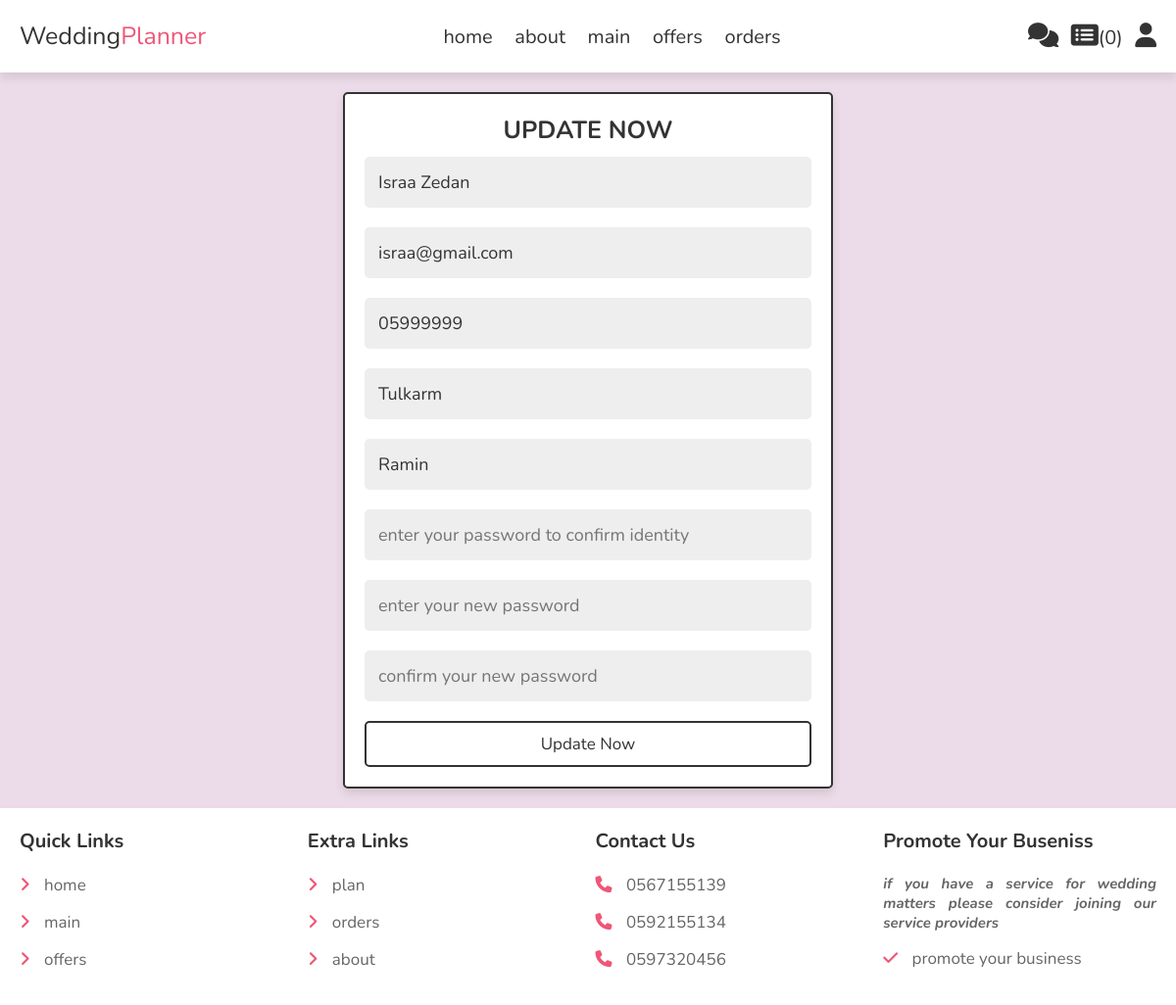
The app's page /update_user.php (signed in) with its own data.
### tables this page shows
CREATE TABLE `users` (
  `id` int(100) NOT NULL,
  `name` varchar(50) NOT NULL,
  `email` varchar(50) NOT NULL,
  `password` varchar(50) NOT NULL,
  `phone` varchar(50) NOT NULL,
  `city` varchar(50) NOT NULL,
  `street` varchar(50) NOT NULL,
  `admin_id` int(100) DEFAULT NULL
);

### update_user.php (the view, shortened to what this page needs)
<?php
include 'components/connect.php';
?>
<!DOCTYPE html>
<html lang="en">
<head>
   <link rel="stylesheet" href="https://cdnjs.cloudflare.com/ajax/libs/font-awesome/6.1.1/css/all.min.css">
   <link rel="stylesheet" href="style/style2.css">
</head>
<body>
<?php include 'components/header.php'; ?>
<section class="form-container">
   <form action="" method="post">
      <h3>update now</h3>
      <input type="text" name="name" required placeholder="enter your username" maxlength="20"  class="box" value="<?= $fetch_profile["name"]; ?>">
      <input type="email" name="email" required placeholder="enter your email" maxlength="50"  class="box" oninput="this.value = this.value.replace(/\s/g, '')" value="<?= $fetch_profile["email"]; ?>">
      <input type="number" name="phone" value="<?= $fetch_profile['phone']; ?>" required placeholder="enter your phone number" maxlength="20"  class="box">
      <input type="text" name="city" value="<?= $fetch_profile['city']; ?>" required placeholder="enter your city" maxlength="20"  class="box">
      <input type="text" name="street" value="<?= $fetch_profile['street']; ?>" required placeholder="enter your location" maxlength="40"  class="box">
      <input type="password" name="old_pass" placeholder="enter your password to confirm identity" maxlength="20"  class="box" oninput="this.value = this.value.replace(/\s/g, '')">
      <input type="password" name="new_pass" pattern="(?=.*\d)(?=.*[a-z])(?=.*[A-Z]).{8,}"
            title="Must contain at least one number and one uppercase and lowercase letter,
            and at least 8 or more characters"   placeholder="enter your new password" maxlength="20"  class="box" oninput="this.value = this.value.replace(/\s/g, '')">
      <input type="password" name="cpass" placeholder="confirm your new password" maxlength="20"  class="box" oninput="this.value = this.value.replace(/\s/g, '')">
      <input type="submit" value="update now" class="btn" name="submit">
   </form>
</section>
<?php include 'components/footer.php'; ?>
</body>
</html>

### style/style2.css (style rules this page uses)
:root { --main-color:#ef5777; --orange:#f39c12; --red:#e74c3c; --black:#333; --white:#fff; --light-color:#666; --light-bg:#eee; --border:.2rem solid var(--black); --transparent-white:rgba(255,255,255,.3); --box-shadow:0 .5rem 1rem rgba(0,0,0,.1); }
* { font-family: 'Nunito', sans-serif; margin:0; padding:0; box-sizing: border-box; outline: none; border:none; text-decoration: none; }
html { font-size: 62.5%; overflow-x: hidden; }
body { background-color: #ecdbe8; }
section { padding:2rem; max-width: 1200px; margin:0 auto; }
.btn, .delete-btn, .option-btn { display: block; width: 100%; margin-top: 1rem; border-radius: .5rem; padding:1rem 3rem; font-size: 1.7rem; text-transform: capitalize; cursor: pointer; text-align: center; border:var(--border); background: var(--transparent-white); color:var(--black); }
.btn { background-color: var(--transparent-white); }
.form-container form { background-color: var(--white); padding:2rem; border-radius: .5rem; border:var(--border); box-shadow: var(--box-shadow); text-align: center; margin:0 auto; max-width: 50rem; }
.form-container form h3 { font-size: 2.5rem; text-transform: uppercase; color:var(--black); }
.form-container form .box { margin:1rem 0; background-color: var(--light-bg); padding:1.4rem; font-size: 1.8rem; color:var(--black); width: 100%; border-radius: .5rem; }

### records on screen
users: name "Israa Zedan", email "israa@gmail.com", phone "05999999", city "Tulkarm", street "Ramin"

### other values on screen
$total_cart_counts "0"
